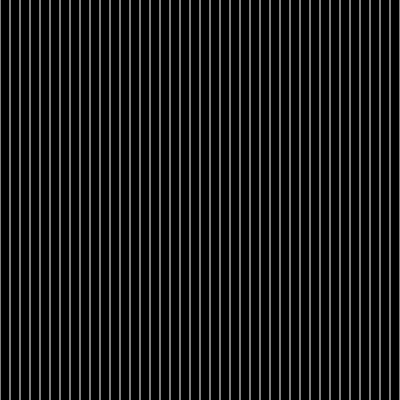
Frame 1 (no input)
Frame 60 (no input): identical to frame 1, image omitted
Frame 120 (the mouse pressed at the canvas centre since frame 60): identical to frame 1, image omitted

The p5.js sketch that drew this single still picture (run headless with seeded random() and noise() and a simulated clock; from frame 60 on, the mouse is pressed at the canvas centre):

// p5.js sketch
// ── sketch.js
function setup() {
  createCanvas(400, 400);
}

function draw() {
  background(0);
  stroke(255);

  for (let x = 0; x <= width; x += 10) {
    line(x, 0, x, height);


  }

}
